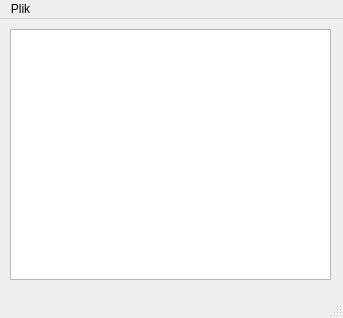
<?xml version="1.0" encoding="UTF-8"?>
<ui version="4.0">
 <class>MainWindow</class>
 <widget class="QMainWindow" name="MainWindow">
  <property name="geometry">
   <rect>
    <x>0</x>
    <y>0</y>
    <width>343</width>
    <height>318</height>
   </rect>
  </property>
  <property name="windowTitle">
   <string>MainWindow</string>
  </property>
  <widget class="QWidget" name="centralwidget">
   <widget class="QPlainTextEdit" name="plainTextEdit">
    <property name="geometry">
     <rect>
      <x>10</x>
      <y>10</y>
      <width>321</width>
      <height>251</height>
     </rect>
    </property>
   </widget>
  </widget>
  <widget class="QMenuBar" name="menubar">
   <property name="geometry">
    <rect>
     <x>0</x>
     <y>0</y>
     <width>343</width>
     <height>17</height>
    </rect>
   </property>
   <widget class="QMenu" name="menuPlik">
    <property name="title">
     <string>Plik</string>
    </property>
    <addaction name="actionOtworz"/>
    <addaction name="actionZapisz"/>
   </widget>
   <addaction name="menuPlik"/>
  </widget>
  <widget class="QStatusBar" name="statusbar"/>
  <action name="actionOtworz">
   <property name="text">
    <string>Otwórz</string>
   </property>
  </action>
  <action name="actionZapisz">
   <property name="text">
    <string>Zapisz</string>
   </property>
  </action>
 </widget>
 <resources/>
 <connections/>
</ui>
